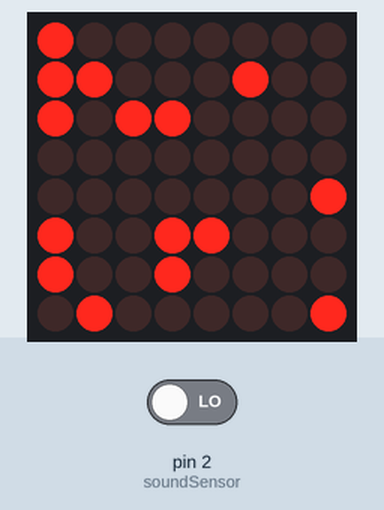
This sketch was run on a simulated Arduino Uno, built with avr-gcc and run on an emulated ATmega328P. Shown: 8×8 LED matrix. The test bench sets the inputs (shaded band); at power-on: pin 2 (soundSensor) LOW. Random numbers use the default seed unless the sketch sets one.

Above: at 1.2 s.
1.3 s: pin 2 (soundSensor) driven HIGH
4.3 s: pin 2 (soundSensor) driven LOW
At 4.8 s:
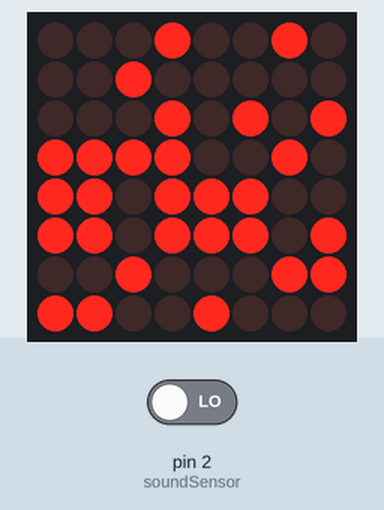
At 5.9 s:
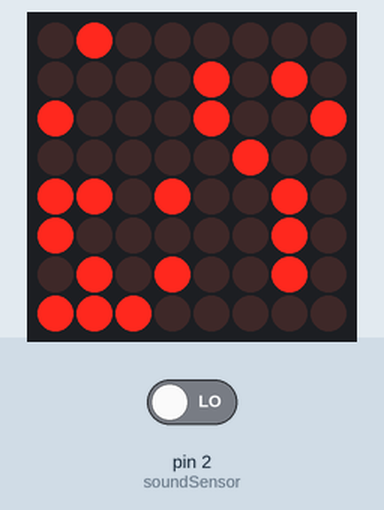
6.5 s: pin 2 (soundSensor) driven HIGH
9.5 s: pin 2 (soundSensor) driven LOW
At 11.0 s:
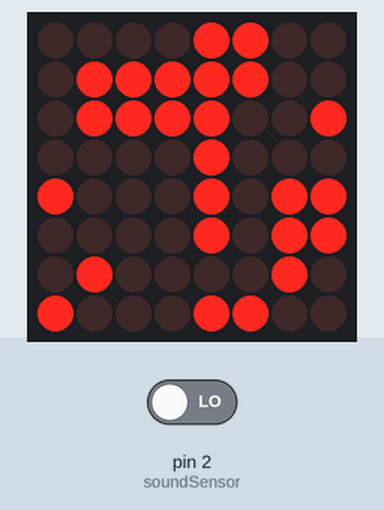
11.5 s: pin 2 (soundSensor) driven HIGH
14.5 s: pin 2 (soundSensor) driven LOW
At 15.9 s:
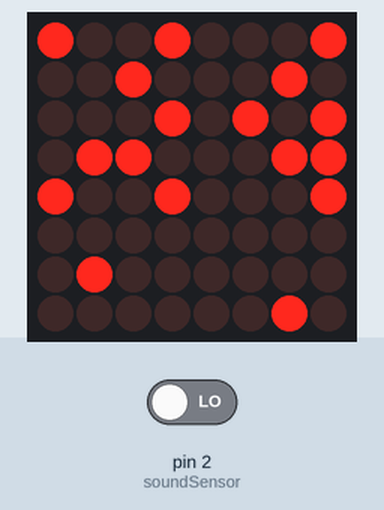
Timing chart, 0 to 17.5 s (numbered marks = the images above; inputs shaded):
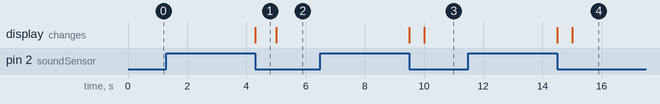

Measured:
- after the input at 1.3 s, every drawn part: stays the same
- after the input at 6.5 s, every drawn part: stays the same
- after the input at 11.5 s, every drawn part: stays the same
- what the display in image 1 shows lasts 0.7 s, from 4.3 s to 5.0 s

The sketch:

main.ino
```cpp
#include <LedControl.h>

/*
 * pins for led matrix
 pin 12 is connected to the DataIn
 pin 11 is connected to the CLK
 pin 10 is connected to LOAD

 * pin for sound detector
 * DO2 (digital output) is connected to pin 2
 */

LedControl lc=LedControl(12,11,10,1);

//define variables for led matrix
int randNumber;
int randRow;
int randCol;

//define variables for sound sensor
int soundSensor = 2;

void setup() {

  Serial.begin(9600);

  // wake up MAX7219
  lc.shutdown(0,false);
  // Set the brightness to a medium values
  lc.setIntensity(0,15);
  // and clear the display
  lc.clearDisplay(0);

  pinMode (soundSensor, INPUT);

}

void loop()
{
  //set timestamp when loop begins
  unsigned long loop_begin;
  loop_begin = millis();

  //set interval
  unsigned long blink_interval;
  blink_interval = 5000;

  //turn on led matrix
  changePattern();

  // while interval limit is not reached, led matrix stays on and if-loops checks for user sound input
  while (millis() - loop_begin < blink_interval){
  reactToSound();
  }

  //clear LED Matrix
  lc.clearDisplay(0);
}

// function: turn on LED Matrix
void changePattern()
{
  //generate random number between 8 and 64 to get a random number of leds to be turned on
  randNumber = random(8,32);

  //turn on leds on with random coordinates
  for (int i=0; i <= randNumber; i++){
    randRow = random(0,8);
    randCol = random(0,8);
    lc.setLed(0,randRow,randCol,true);
  }
}

// function: if sound is detected, change pattern
void reactToSound()
{
  int statusSensor = digitalRead (soundSensor);

  if (statusSensor == 1){
  lc.clearDisplay(0);
  changePattern();
  }
}
```
